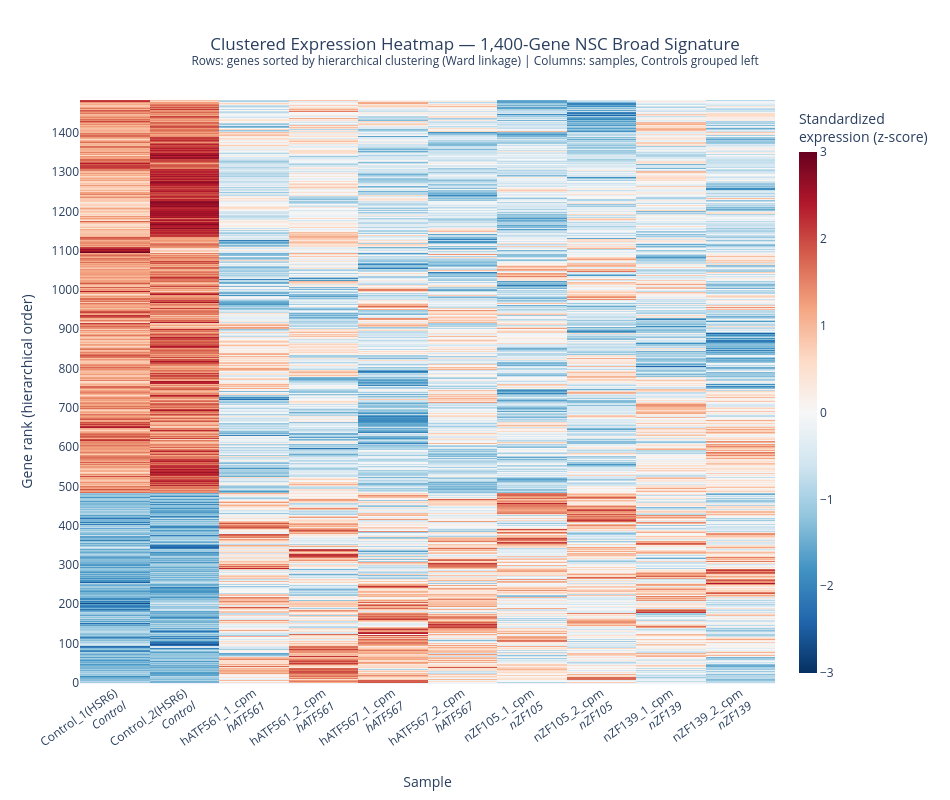

Notebook cell for this chart:
### Code cell
# --- Plot 2: Clustered heatmap (1,400 genes × 10 samples) ---
from scipy.cluster.hierarchy import linkage, leaves_list

# Sort samples: controls first, then treatments grouped by sample_type
sample_order_df = sub[['sample', 'sample_type']].copy()
sample_order_df['_ctrl'] = (sample_order_df['sample_type'] == 'Control').astype(int)
sample_order_df = sample_order_df.sort_values(['_ctrl', 'sample_type'], ascending=[False, True])
ordered_samples = sample_order_df['sample'].tolist()

# Build genes × samples matrix in sample order
heatmap_broad = pd.DataFrame(
    X_broad,
    index=sub['sample'].values,
    columns=broad_gene_ids,
).T[ordered_samples]   # shape: 1400 × 10

# Hierarchical clustering on rows (genes) — ward linkage on standardized rows
Z = linkage(heatmap_broad.values, method='ward', metric='euclidean')
row_order = leaves_list(Z)
heatmap_sorted = heatmap_broad.iloc[row_order]

# Y-axis: show every 100th gene index, blank otherwise
n_genes = len(heatmap_sorted)
y_tickvals = list(range(0, n_genes, 100))
y_ticktext = [str(i) for i in y_tickvals]

sample_type_map = sub.set_index('sample')['sample_type'].to_dict()
x_labels = [f"{s}<br><i>{sample_type_map[s]}</i>" for s in ordered_samples]

fig = go.Figure(go.Heatmap(
    z=heatmap_sorted.values,
    x=x_labels,
    y=list(range(n_genes)),
    colorscale='RdBu_r',
    zmid=0,
    zmin=-3, zmax=3,
    colorbar=dict(title='Standardized<br>expression (z-score)', thickness=18),
))
fig.update_layout(
    title=dict(
        text=(f'Clustered Expression Heatmap — 1,400-Gene NSC Broad Signature<br>'
              f'<sup>Rows: genes sorted by hierarchical clustering (Ward linkage) | '
              f'Columns: samples, Controls grouped left</sup>'),
        x=0.5,
    ),
    xaxis_title='Sample',
    yaxis=dict(
        title='Gene rank (hierarchical order)',
        tickmode='array',
        tickvals=y_tickvals,
        ticktext=y_ticktext,
    ),
    xaxis=dict(tickangle=-35),
    height=800, width=950,
    template='plotly_white',
)
fig.show()
print("Heatmap computed. Row ordering by Ward-linkage dendrogram applied.")

### Figure 1 — Plotly figure (JSON) as saved in the notebook; plotly's stock layout.template omitted (floating-point values rounded to 4 significant figures; data arrays with more than 128 entries replaced by an {"elided": "..."} marker saying what was removed)
{"data": [{"colorbar": {"thickness": 18, "title": {"text": "Standardized<br>expression (z-score)"}}, "colorscale": [[0, "rgb(5,48,97)"], [0.1, "rgb(33,102,172)"], [0.2, "rgb(67,147,195)"], [0.3, "rgb(146,197,222)"], [0.4, "rgb(209,229,240)"], [0.5, "rgb(247,247,247)"], [0.6, "rgb(253,219,199)"], [0.7, "rgb(244,165,130)"], [0.8, "rgb(214,96,77)"], [0.9, "rgb(178,24,43)"], [1, "rgb(103,0,31)"]], "type": "heatmap", "x": ["Control_1(HSR6)<br><i>Control</i>", "Control_2(HSR6)<br><i>Control</i>", "hATF561_1_cpm<br><i>hATF561</i>", "hATF561_2_cpm<br><i>hATF561</i>", "hATF567_1_cpm<br><i>hATF567</i>", "hATF567_2_cpm<br><i>hATF567</i>", "nZF105_1_cpm<br><i>nZF105</i>", "nZF105_2_cpm<br><i>nZF105</i>", "nZF139_1_cpm<br><i>nZF139</i>", "nZF139_2_cpm<br><i>nZF139</i>"], "y": {"elided": "1484 int values"}, "z": {"elided": "1484x10 float values"}, "zmax": 3, "zmid": 0, "zmin": -3}], "layout": {"height": 800, "title": {"text": "Clustered Expression Heatmap — 1,400-Gene NSC Broad Signature<br><sup>Rows: genes sorted by hierarchical clustering (Ward linkage) | Columns: samples, Controls grouped left</sup>", "x": 0.5}, "width": 950, "xaxis": {"tickangle": -35, "title": {"text": "Sample"}}, "yaxis": {"tickmode": "array", "ticktext": ["0", "100", "200", "300", "400", "500", "600", "700", "800", "900", "1000", "1100", "1200", "1300", "1400"], "tickvals": [0, 100, 200, 300, 400, 500, 600, 700, 800, 900, 1000, 1100, 1200, 1300, 1400], "title": {"text": "Gene rank (hierarchical order)"}}}}
